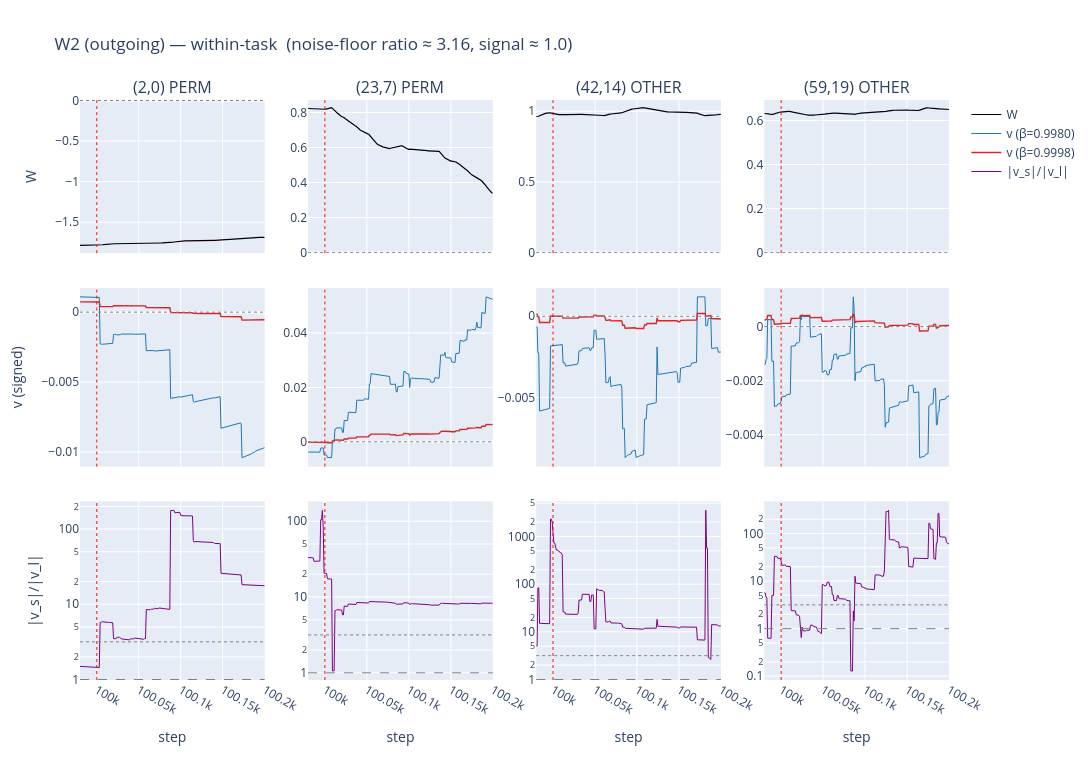
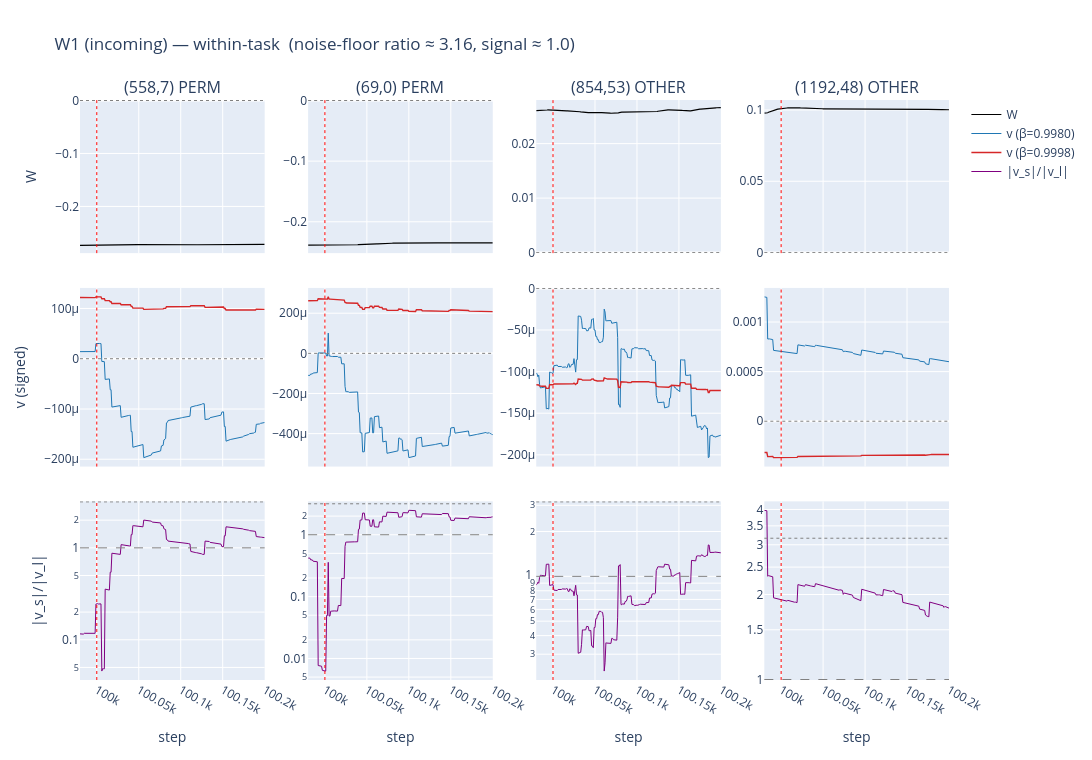
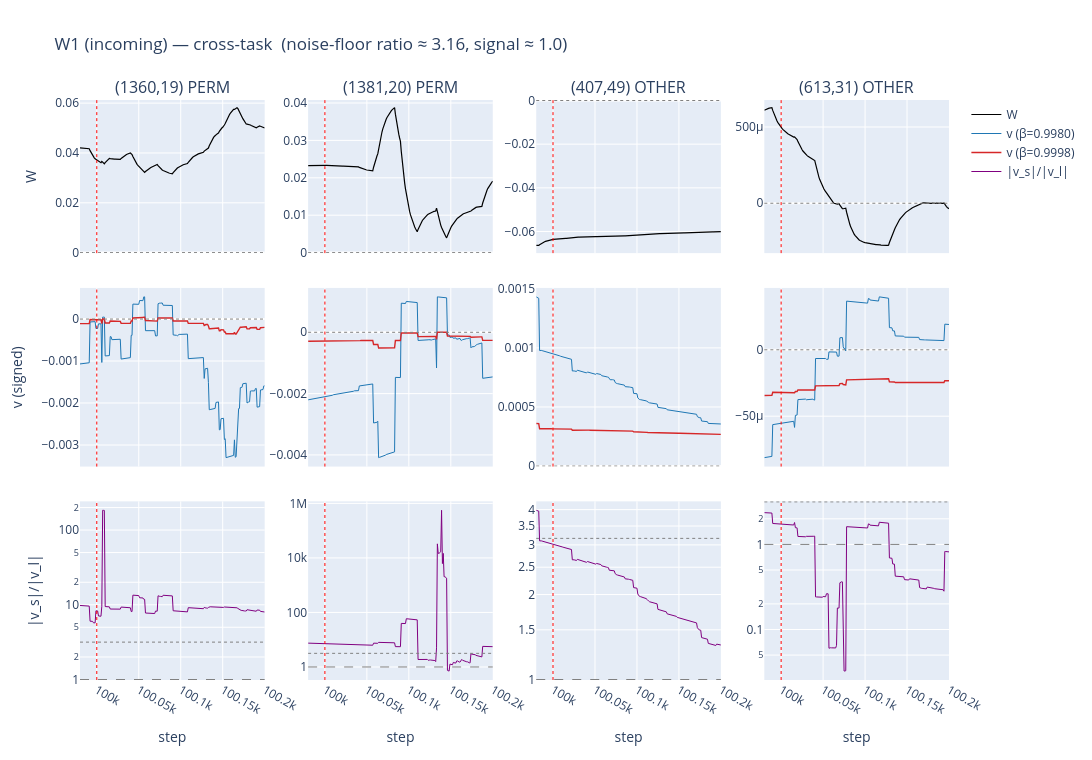
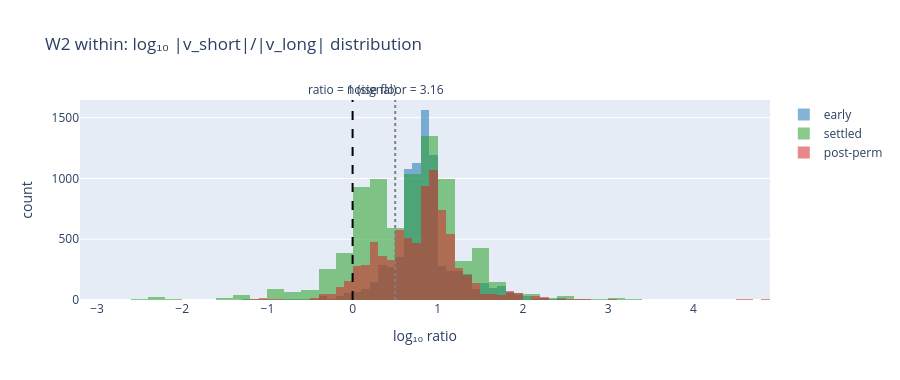

The notebook cell these images were saved under, in order:
### Code cell
SLOTS = category_slots(TRACK)

# Zoom to a tight window around the single permutation event:
# 20 steps before to 200 steps after, raw per-step resolution.
_perm = SGD_CONFIG['permute_period']
STEP_WINDOW = (_perm - 20, _perm + 200)

plot_tracked_category(sgd_snaps, layer_letter='2',
                      slot_indices=SLOTS['w2_within'][0],
                      idx_pairs=SLOTS['w2_within'][1],
                      category_label='W2 (outgoing) — within-task',
                      downsample=1, step_window=STEP_WINDOW,
                      n_permuted_cols=TRACK['n_w2'] // 2).show()

plot_tracked_category(sgd_snaps, layer_letter='1',
                      slot_indices=SLOTS['w1_within'][0],
                      idx_pairs=SLOTS['w1_within'][1],
                      category_label='W1 (incoming) — within-task',
                      downsample=1, step_window=STEP_WINDOW,
                      n_permuted_cols=TRACK['n_w1_within'] // 2).show()

plot_tracked_category(sgd_snaps, layer_letter='1',
                      slot_indices=SLOTS['w1_cross'][0],
                      idx_pairs=SLOTS['w1_cross'][1],
                      category_label='W1 (incoming) — cross-task',
                      downsample=1, step_window=STEP_WINDOW,
                      n_permuted_cols=TRACK['n_w1_cross'] // 2).show()

# Aggregate ratio distributions across the three time windows. With
# permute_period=0 only `early` and `settled` are populated; set
# permute_period > 0 in SGD_CONFIG to get the post-perm series.
plot_post_perm_ratio_hist(sgd_snaps, layer_letter='2',
                          slot_indices=SLOTS['w2_within'][0],
                          category_label='W2 within').show()
plot_post_perm_ratio_hist(sgd_snaps, layer_letter='1',
                          slot_indices=SLOTS['w1_within'][0],
                          category_label='W1 within').show()
plot_post_perm_ratio_hist(sgd_snaps, layer_letter='1',
                          slot_indices=SLOTS['w1_cross'][0],
                          category_label='W1 cross').show()
